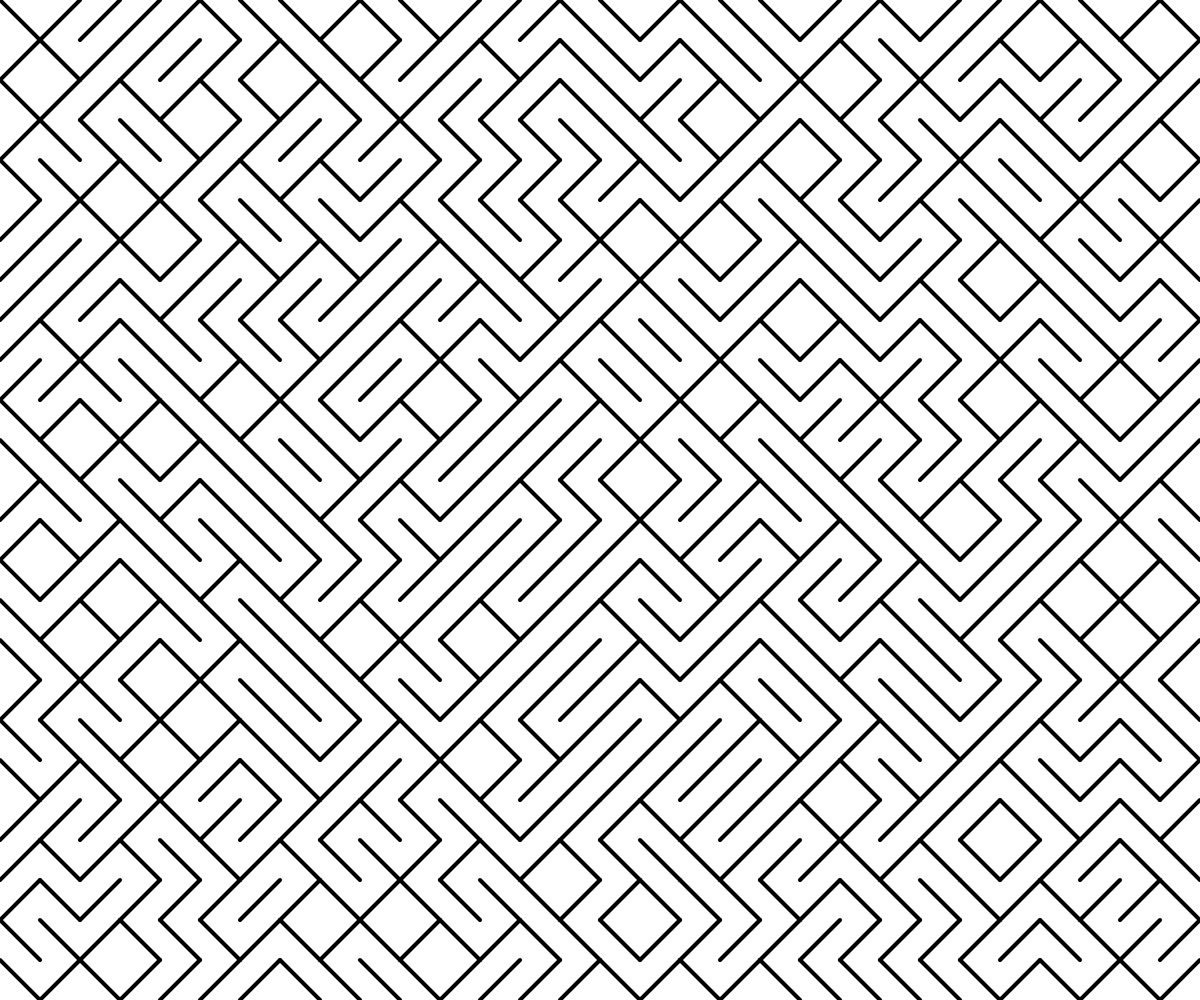
Frame 1 (no input)
Frame 60 (no input): identical to frame 1, image omitted
Frame 120 (the mouse pressed at the canvas centre since frame 60): identical to frame 1, image omitted

The p5.js sketch that drew this single still picture (run headless with seeded random() and noise() and a simulated clock; from frame 60 on, the mouse is pressed at the canvas centre):

// p5.js sketch
// ── sketch.js
let step = 40;

function setup() {
	createCanvas(windowWidth, windowHeight);
	background(255);
	stroke(0);
	strokeWeight(4);

	for (let x = 0; x < width; x += step) {
	 	for (let y = 0; y < height; y += step) {
	 		drawDiagonal(x, y, step, step);
	 	}
  }
}

function draw() {


}

function drawDiagonal(x, y, w, h) {
	if (random(1) >= 0.5) {
		line(x, y, x + w, y + h);
	} else {
		line(x + w, y, x, y + h);
	}
}
